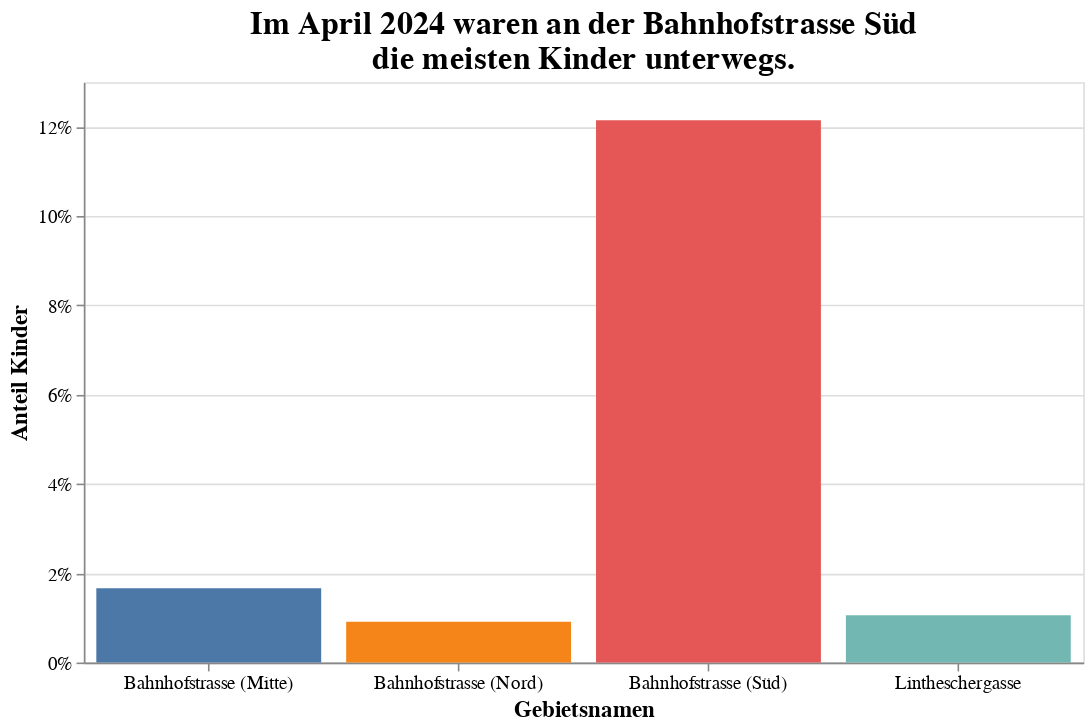

The notebook cell this image was saved under:
### Code cell
import altair as alt

chart = alt.Chart(pivot).mark_bar().encode(
    x=alt.X('location_name').axis(
        title='Gebietsnamen', 
        titleFontSize=14, 
        labelFontSize=12, 
        labelAngle=0
    ), 
    y=alt.Y('kinder_anteil').axis(
        title='Anteil Kinder',
        titleFontSize=14, 
        labelFontSize=12, 
        format='.0%'
    ),
    color=alt.Color('location_name', legend=None)
).properties(
    width=620,
    height=360,
    title=alt.TitleParams(
        text=["Im April 2024 waren an der Bahnhofstrasse Süd", "die meisten Kinder unterwegs."],
        fontSize=20
    )
)
chart

### Figure 1 — Vega-Lite specification as saved in the notebook (floating-point values rounded to 4 significant figures)
{"config": {"view": {"continuousWidth": 300, "continuousHeight": 300}}, "data": {"name": "data-2cc484847179d1328190f4e2f3fce82a"}, "mark": {"type": "bar"}, "encoding": {"color": {"field": "location_name", "legend": null, "type": "nominal"}, "x": {"axis": {"title": "Gebietsnamen", "titleFontSize": 14, "labelFontSize": 12, "labelAngle": 0}, "field": "location_name", "type": "nominal"}, "y": {"axis": {"title": "Anteil Kinder", "titleFontSize": 14, "labelFontSize": 12, "format": ".0%"}, "field": "kinder_anteil", "type": "quantitative"}}, "height": 360, "title": {"text": ["Im April 2024 waren an der Bahnhofstrasse Süd", "die meisten Kinder unterwegs."], "fontSize": 20}, "width": 620, "$schema": "https://vega.github.io/schema/vega-lite/v5.20.1.json", "datasets": {"data-2cc484847179d1328190f4e2f3fce82a": [{"location_id": 329, "location_name": "Bahnhofstrasse (Mitte)", "adult_pedestrians_count": 50362832, "child_pedestrians_count": 851829, "pedestrians_count": 51214661, "kinder_anteil": 0.01663}, {"location_id": 330, "location_name": "Bahnhofstrasse (Süd)", "adult_pedestrians_count": 26552034, "child_pedestrians_count": 3671016, "pedestrians_count": 30223050, "kinder_anteil": 0.1215}, {"location_id": 331, "location_name": "Bahnhofstrasse (Nord)", "adult_pedestrians_count": 33012593, "child_pedestrians_count": 304055, "pedestrians_count": 33316648, "kinder_anteil": 0.009126}, {"location_id": 670, "location_name": "Lintheschergasse", "adult_pedestrians_count": 5355653, "child_pedestrians_count": 57427, "pedestrians_count": 5413080, "kinder_anteil": 0.01061}]}}
